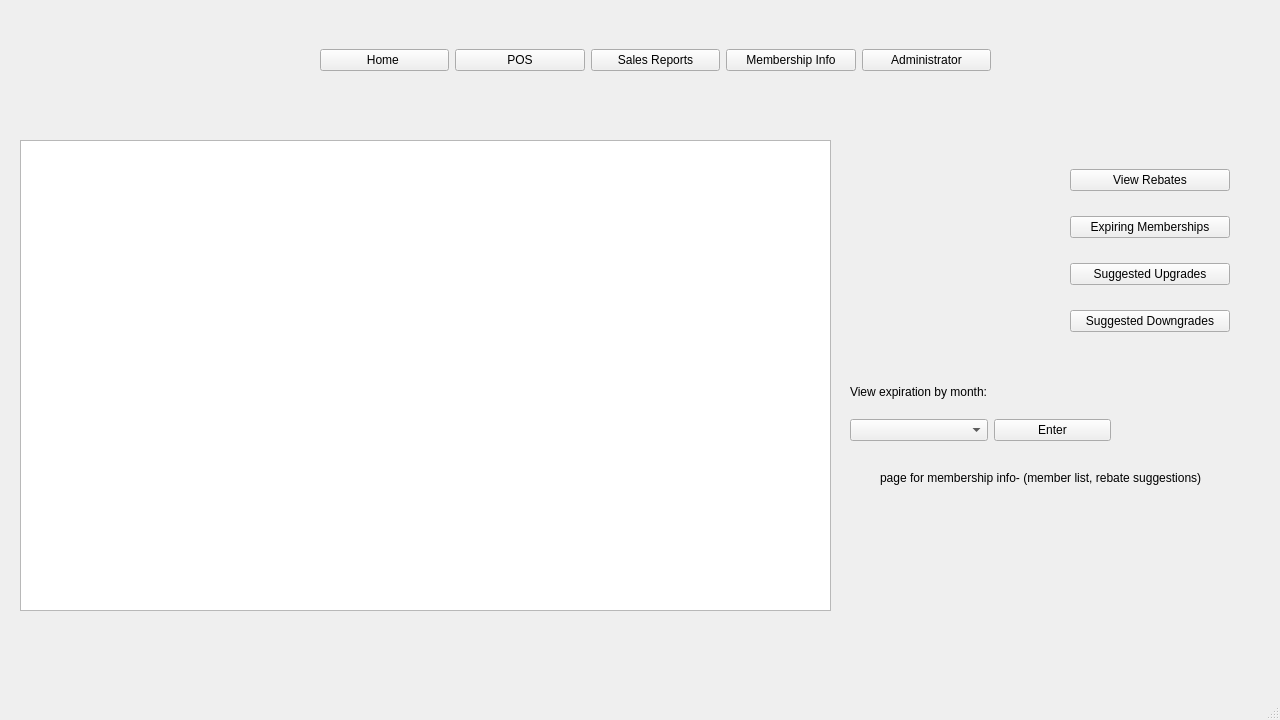
<?xml version="1.0" encoding="UTF-8"?>
<ui version="4.0">
 <class>MainWindow</class>
 <widget class="QMainWindow" name="MainWindow">
  <property name="windowModality">
   <enum>Qt::NonModal</enum>
  </property>
  <property name="geometry">
   <rect>
    <x>0</x>
    <y>0</y>
    <width>1280</width>
    <height>720</height>
   </rect>
  </property>
  <property name="windowTitle">
   <string>MainWindow</string>
  </property>
  <widget class="QWidget" name="centralwidget">
   <widget class="QStackedWidget" name="stackedWidget_main">
    <property name="geometry">
     <rect>
      <x>0</x>
      <y>120</y>
      <width>1280</width>
      <height>600</height>
     </rect>
    </property>
    <property name="font">
     <font>
      <family>MS Shell Dlg 2</family>
     </font>
    </property>
    <property name="currentIndex">
     <number>3</number>
    </property>
    <widget class="QWidget" name="page_home">
     <widget class="QLabel" name="label_homepage">
      <property name="geometry">
       <rect>
        <x>370</x>
        <y>40</y>
        <width>531</width>
        <height>81</height>
       </rect>
      </property>
      <property name="text">
       <string>Home Page. empty for now- we could put the login here, extra information, or remove it if we don't need it</string>
      </property>
     </widget>
     <widget class="QWidget" name="gridLayoutWidget_4">
      <property name="geometry">
       <rect>
        <x>550</x>
        <y>230</y>
        <width>160</width>
        <height>98</height>
       </rect>
      </property>
      <layout class="QGridLayout" name="gridLayout">
       <item row="1" column="0">
        <widget class="QPushButton" name="pushButton_managerpermissions">
         <property name="text">
          <string>manager</string>
         </property>
        </widget>
       </item>
       <item row="0" column="0">
        <widget class="QPushButton" name="pushButton_employeepermissions">
         <property name="text">
          <string>employee</string>
         </property>
        </widget>
       </item>
       <item row="2" column="0">
        <widget class="QPushButton" name="pushButton_adminpermissions">
         <property name="text">
          <string>admin</string>
         </property>
        </widget>
       </item>
      </layout>
     </widget>
    </widget>
    <widget class="QWidget" name="page_pos">
     <widget class="QWidget" name="gridLayoutWidget_8">
      <property name="geometry">
       <rect>
        <x>390</x>
        <y>110</y>
        <width>511</width>
        <height>71</height>
       </rect>
      </property>
      <layout class="QGridLayout" name="gridLayout_pos">
       <item row="0" column="1">
        <widget class="QLabel" name="label_pos_qty">
         <property name="text">
          <string>Quantity</string>
         </property>
        </widget>
       </item>
       <item row="0" column="0">
        <widget class="QLabel" name="label_pos_itemlist">
         <property name="text">
          <string>Item</string>
         </property>
        </widget>
       </item>
       <item row="1" column="0">
        <widget class="QComboBox" name="comboBox_pos_itemlist"/>
       </item>
       <item row="1" column="1">
        <widget class="QComboBox" name="comboBox_pos_qty"/>
       </item>
       <item row="1" column="3">
        <widget class="QPushButton" name="pushButton_pos_purchase">
         <property name="text">
          <string>Purchase</string>
         </property>
        </widget>
       </item>
       <item row="1" column="2">
        <widget class="QLabel" name="label_pos_price">
         <property name="text">
          <string>blank for now</string>
         </property>
        </widget>
       </item>
       <item row="0" column="2">
        <widget class="QLabel" name="label_pos_pricelabel">
         <property name="text">
          <string>Price</string>
         </property>
        </widget>
       </item>
      </layout>
     </widget>
     <widget class="QLabel" name="label_pos_receipt">
      <property name="geometry">
       <rect>
        <x>540</x>
        <y>230</y>
        <width>331</width>
        <height>111</height>
       </rect>
      </property>
      <property name="text">
       <string>receipt goes here </string>
      </property>
     </widget>
    </widget>
    <widget class="QWidget" name="page_sales">
     <widget class="QStackedWidget" name="stackedWidget_sales">
      <property name="geometry">
       <rect>
        <x>0</x>
        <y>0</y>
        <width>1000</width>
        <height>600</height>
       </rect>
      </property>
      <property name="currentIndex">
       <number>0</number>
      </property>
      <widget class="QWidget" name="page_sales_byday">
       <widget class="QTableView" name="tableView_sales_daily">
        <property name="geometry">
         <rect>
          <x>20</x>
          <y>30</y>
          <width>660</width>
          <height>460</height>
         </rect>
        </property>
       </widget>
       <widget class="QWidget" name="gridLayoutWidget_9">
        <property name="geometry">
         <rect>
          <x>700</x>
          <y>40</y>
          <width>167</width>
          <height>76</height>
         </rect>
        </property>
        <layout class="QGridLayout" name="gridLayout_sales_byday">
         <item row="2" column="1">
          <widget class="QComboBox" name="comboBox_sales_byday"/>
         </item>
         <item row="1" column="1">
          <widget class="QLabel" name="label_sales_byday">
           <property name="text">
            <string>View by day</string>
           </property>
          </widget>
         </item>
         <item row="2" column="2">
          <widget class="QPushButton" name="pushButton_sale_byday">
           <property name="text">
            <string>Enter</string>
           </property>
          </widget>
         </item>
        </layout>
       </widget>
      </widget>
      <widget class="QWidget" name="page_sales_sortmember">
       <widget class="QLabel" name="label_membersales">
        <property name="geometry">
         <rect>
          <x>640</x>
          <y>520</y>
          <width>161</width>
          <height>16</height>
         </rect>
        </property>
        <property name="text">
         <string>page for sales sorted by member</string>
        </property>
       </widget>
       <widget class="QTableView" name="tableView_sales_sortmember">
        <property name="geometry">
         <rect>
          <x>20</x>
          <y>30</y>
          <width>660</width>
          <height>460</height>
         </rect>
        </property>
       </widget>
      </widget>
      <widget class="QWidget" name="page_sales_sortitem">
       <widget class="QLabel" name="label_inventorysales">
        <property name="geometry">
         <rect>
          <x>170</x>
          <y>510</y>
          <width>161</width>
          <height>16</height>
         </rect>
        </property>
        <property name="text">
         <string>page for sales sorted by item</string>
        </property>
       </widget>
       <widget class="QTableView" name="tableView_sales_sortitem">
        <property name="geometry">
         <rect>
          <x>20</x>
          <y>30</y>
          <width>660</width>
          <height>460</height>
         </rect>
        </property>
       </widget>
      </widget>
      <widget class="QWidget" name="page_sales_searchmember">
       <widget class="QTableView" name="tableView_sales_searchmember">
        <property name="geometry">
         <rect>
          <x>20</x>
          <y>30</y>
          <width>660</width>
          <height>460</height>
         </rect>
        </property>
       </widget>
       <widget class="QWidget" name="gridLayoutWidget_11">
        <property name="geometry">
         <rect>
          <x>690</x>
          <y>30</y>
          <width>241</width>
          <height>80</height>
         </rect>
        </property>
        <layout class="QGridLayout" name="gridLayout_sales_searchmember">
         <item row="0" column="0">
          <widget class="QLabel" name="label_sales_searchmember">
           <property name="text">
            <string>Search member:</string>
           </property>
          </widget>
         </item>
         <item row="0" column="1">
          <widget class="QLineEdit" name="lineEdit_sales_searchmember"/>
         </item>
         <item row="1" column="0">
          <widget class="QPushButton" name="pushButton_sales_searchmemberconfirm">
           <property name="text">
            <string>Search</string>
           </property>
          </widget>
         </item>
        </layout>
       </widget>
      </widget>
      <widget class="QWidget" name="page_sales_searchitem">
       <widget class="QTableView" name="tableView_sales_searchitem">
        <property name="geometry">
         <rect>
          <x>20</x>
          <y>30</y>
          <width>660</width>
          <height>460</height>
         </rect>
        </property>
       </widget>
       <widget class="QWidget" name="gridLayoutWidget_10">
        <property name="geometry">
         <rect>
          <x>690</x>
          <y>30</y>
          <width>241</width>
          <height>80</height>
         </rect>
        </property>
        <layout class="QGridLayout" name="gridLayout_sales_searchitem">
         <item row="0" column="0">
          <widget class="QLabel" name="label_sales_searchitem">
           <property name="text">
            <string>Search item:</string>
           </property>
          </widget>
         </item>
         <item row="0" column="1">
          <widget class="QLineEdit" name="lineEdit_sales_searchitem"/>
         </item>
         <item row="1" column="0">
          <widget class="QPushButton" name="pushButton_sales_searchitemconfirm">
           <property name="text">
            <string>Search</string>
           </property>
          </widget>
         </item>
        </layout>
       </widget>
      </widget>
     </widget>
     <widget class="QWidget" name="gridLayoutWidget">
      <property name="geometry">
       <rect>
        <x>1070</x>
        <y>30</y>
        <width>160</width>
        <height>291</height>
       </rect>
      </property>
      <layout class="QGridLayout" name="gridLayout_sales">
       <item row="1" column="0">
        <widget class="QPushButton" name="pushButton_sales_sortmember">
         <property name="text">
          <string>Sort by Member</string>
         </property>
        </widget>
       </item>
       <item row="0" column="0">
        <widget class="QPushButton" name="pushButton_sales_daily">
         <property name="text">
          <string>Daily Sales</string>
         </property>
        </widget>
       </item>
       <item row="2" column="0">
        <widget class="QPushButton" name="pushButton_sales_sortitem">
         <property name="text">
          <string>Sort by Item</string>
         </property>
        </widget>
       </item>
       <item row="3" column="0">
        <widget class="QPushButton" name="pushButton_sales_searchmember">
         <property name="text">
          <string>Search by Member</string>
         </property>
        </widget>
       </item>
       <item row="4" column="0">
        <widget class="QPushButton" name="pushButton_sales_searchitem">
         <property name="text">
          <string>Search by Item</string>
         </property>
        </widget>
       </item>
      </layout>
     </widget>
    </widget>
    <widget class="QWidget" name="page_membership">
     <widget class="QLabel" name="label_membership">
      <property name="geometry">
       <rect>
        <x>880</x>
        <y>350</y>
        <width>321</width>
        <height>16</height>
       </rect>
      </property>
      <property name="text">
       <string>page for membership info- (member list, rebate suggestions)</string>
      </property>
     </widget>
     <widget class="QTableView" name="tableView_membership">
      <property name="geometry">
       <rect>
        <x>20</x>
        <y>20</y>
        <width>811</width>
        <height>471</height>
       </rect>
      </property>
     </widget>
     <widget class="QWidget" name="gridLayoutWidget_7">
      <property name="geometry">
       <rect>
        <x>1070</x>
        <y>30</y>
        <width>160</width>
        <height>201</height>
       </rect>
      </property>
      <layout class="QGridLayout" name="gridLayout_membership">
       <item row="1" column="0">
        <widget class="QPushButton" name="pushButton_membership_expiration">
         <property name="text">
          <string>Expiring Memberships</string>
         </property>
        </widget>
       </item>
       <item row="2" column="0">
        <widget class="QPushButton" name="pushButton_membership_upgrades">
         <property name="text">
          <string>Suggested Upgrades</string>
         </property>
        </widget>
       </item>
       <item row="0" column="0">
        <widget class="QPushButton" name="pushButton_membership_rebates">
         <property name="text">
          <string>View Rebates</string>
         </property>
        </widget>
       </item>
       <item row="3" column="0">
        <widget class="QPushButton" name="pushButton_membership_downgrades">
         <property name="text">
          <string>Suggested Downgrades</string>
         </property>
        </widget>
       </item>
      </layout>
     </widget>
     <widget class="QWidget" name="gridWidget_membership_expire" native="true">
      <property name="geometry">
       <rect>
        <x>850</x>
        <y>250</y>
        <width>261</width>
        <height>71</height>
       </rect>
      </property>
      <layout class="QGridLayout" name="gridLayout_membership_expire">
       <item row="2" column="1">
        <widget class="QComboBox" name="comboBox_membership_expire"/>
       </item>
       <item row="1" column="1">
        <widget class="QLabel" name="label_sales_membership_expire">
         <property name="text">
          <string>View expiration by month:</string>
         </property>
        </widget>
       </item>
       <item row="2" column="2">
        <widget class="QPushButton" name="pushButton_membership_expire">
         <property name="text">
          <string>Enter</string>
         </property>
        </widget>
       </item>
      </layout>
     </widget>
    </widget>
    <widget class="QWidget" name="page_admin">
     <widget class="QStackedWidget" name="stackedWidget_admin">
      <property name="geometry">
       <rect>
        <x>0</x>
        <y>0</y>
        <width>1100</width>
        <height>600</height>
       </rect>
      </property>
      <property name="currentIndex">
       <number>1</number>
      </property>
      <widget class="QWidget" name="page_admin_member">
       <widget class="QTableView" name="tableView_admin_members">
        <property name="geometry">
         <rect>
          <x>20</x>
          <y>30</y>
          <width>591</width>
          <height>471</height>
         </rect>
        </property>
       </widget>
       <widget class="QWidget" name="gridLayoutWidget_5">
        <property name="geometry">
         <rect>
          <x>630</x>
          <y>30</y>
          <width>121</width>
          <height>98</height>
         </rect>
        </property>
        <layout class="QGridLayout" name="gridLayout_admin_memberpushButtons">
         <item row="0" column="0">
          <widget class="QPushButton" name="pushButton_admin_addmember">
           <property name="text">
            <string>Add Member</string>
           </property>
          </widget>
         </item>
         <item row="1" column="0">
          <widget class="QPushButton" name="pushButton_admin_editmember">
           <property name="text">
            <string>Edit Member</string>
           </property>
          </widget>
         </item>
         <item row="2" column="0">
          <widget class="QPushButton" name="pushButton_admin_deletemember">
           <property name="text">
            <string>Delete Member</string>
           </property>
          </widget>
         </item>
        </layout>
       </widget>
       <widget class="QWidget" name="gridWidget_admin_memberdatafields" native="true">
        <property name="geometry">
         <rect>
          <x>620</x>
          <y>240</y>
          <width>430</width>
          <height>260</height>
         </rect>
        </property>
        <layout class="QGridLayout" name="gridLayout_admin_datafields">
         <item row="1" column="0">
          <widget class="QLabel" name="label_admin_membersubmission_name">
           <property name="text">
            <string>Name:</string>
           </property>
          </widget>
         </item>
         <item row="0" column="0">
          <widget class="QLabel" name="label_admin_membersubmission_id">
           <property name="text">
            <string>Member ID:</string>
           </property>
          </widget>
         </item>
         <item row="2" column="0">
          <widget class="QLabel" name="label_admin_membersubmission_executive">
           <property name="text">
            <string>Executive Status:</string>
           </property>
          </widget>
         </item>
         <item row="2" column="1">
          <widget class="QLineEdit" name="lineEdit_admin_membersubmission_executive"/>
         </item>
         <item row="3" column="0">
          <widget class="QLabel" name="label_admin_membersubmission_date">
           <property name="text">
            <string>Date:</string>
           </property>
          </widget>
         </item>
         <item row="4" column="0" colspan="2">
          <widget class="QPushButton" name="pushButton_admin_membersubmission_submit">
           <property name="text">
            <string>submit</string>
           </property>
          </widget>
         </item>
         <item row="3" column="1">
          <widget class="QLineEdit" name="lineEdit_admin_membersubmission_date"/>
         </item>
         <item row="0" column="1">
          <widget class="QLineEdit" name="lineEdit_admin_membersubmission_id"/>
         </item>
         <item row="1" column="1">
          <widget class="QLineEdit" name="lineEdit_admin_membersubmission_name"/>
         </item>
         <item row="4" column="2">
          <widget class="QPushButton" name="pushButton_admin_membersubmission_cancel">
           <property name="text">
            <string>cancel</string>
           </property>
          </widget>
         </item>
        </layout>
       </widget>
       <widget class="QWidget" name="gridWidget_admin_confirmdeletemember" native="true">
        <property name="geometry">
         <rect>
          <x>620</x>
          <y>150</y>
          <width>400</width>
          <height>80</height>
         </rect>
        </property>
        <layout class="QGridLayout" name="gridLayout_4">
         <item row="0" column="2">
          <widget class="QPushButton" name="pushButton_admin_canceldeletemember">
           <property name="text">
            <string>cancel</string>
           </property>
          </widget>
         </item>
         <item row="0" column="1">
          <widget class="QPushButton" name="pushButton_admin_confirmdeletemember">
           <property name="text">
            <string>confirm</string>
           </property>
          </widget>
         </item>
         <item row="0" column="0">
          <widget class="QLabel" name="label_admin_confirmdeletemember">
           <property name="text">
            <string>set text &quot;delete MEMBER NAME ?&quot;</string>
           </property>
          </widget>
         </item>
        </layout>
       </widget>
       <widget class="QLabel" name="label_doubleclick">
        <property name="geometry">
         <rect>
          <x>30</x>
          <y>520</y>
          <width>581</width>
          <height>16</height>
         </rect>
        </property>
        <property name="text">
         <string>confirm delete button should be enabled when you double click an item but i can't test until the list is populated</string>
        </property>
       </widget>
      </widget>
      <widget class="QWidget" name="page_admin_inventory">
       <widget class="QTableView" name="tableView_admin_inventory">
        <property name="geometry">
         <rect>
          <x>20</x>
          <y>30</y>
          <width>591</width>
          <height>471</height>
         </rect>
        </property>
       </widget>
       <widget class="QWidget" name="gridWidget_admin_itemdatafields" native="true">
        <property name="geometry">
         <rect>
          <x>620</x>
          <y>240</y>
          <width>430</width>
          <height>260</height>
         </rect>
        </property>
        <layout class="QGridLayout" name="gridLayout_admin_datafields_6">
         <item row="1" column="1">
          <widget class="QLineEdit" name="lineEdit_admin_itemsubmission_name"/>
         </item>
         <item row="2" column="0">
          <widget class="QLabel" name="label_admin_itemsubmission_price">
           <property name="text">
            <string>Price:</string>
           </property>
          </widget>
         </item>
         <item row="2" column="1">
          <widget class="QLineEdit" name="lineEdit_admin_itemsubmission_price"/>
         </item>
         <item row="0" column="1">
          <widget class="QLineEdit" name="lineEdit_admin_itemsubmission_id"/>
         </item>
         <item row="3" column="0" colspan="2">
          <widget class="QPushButton" name="pushButton_admin_itemsubmission_submit">
           <property name="text">
            <string>submit</string>
           </property>
          </widget>
         </item>
         <item row="0" column="0">
          <widget class="QLabel" name="label_admin_itemsubmission_id">
           <property name="text">
            <string>Product ID:</string>
           </property>
          </widget>
         </item>
         <item row="1" column="0">
          <widget class="QLabel" name="label_admin_itemsubmission_name">
           <property name="text">
            <string>Product Name:</string>
           </property>
          </widget>
         </item>
         <item row="3" column="2">
          <widget class="QPushButton" name="pushButton_admin_itemsubmission_cancel">
           <property name="text">
            <string>cancel</string>
           </property>
          </widget>
         </item>
        </layout>
       </widget>
       <widget class="QWidget" name="gridLayoutWidget_6">
        <property name="geometry">
         <rect>
          <x>630</x>
          <y>30</y>
          <width>121</width>
          <height>98</height>
         </rect>
        </property>
        <layout class="QGridLayout" name="gridLayout_admin_inventorypushButtons">
         <item row="0" column="0">
          <widget class="QPushButton" name="pushButton_admin_additem">
           <property name="text">
            <string>Add Item</string>
           </property>
          </widget>
         </item>
         <item row="2" column="0">
          <widget class="QPushButton" name="pushButton_admin_deleteitem">
           <property name="text">
            <string>Delete Item</string>
           </property>
          </widget>
         </item>
         <item row="1" column="0">
          <widget class="QPushButton" name="pushButton_admin_edititem">
           <property name="text">
            <string>Edit Item</string>
           </property>
          </widget>
         </item>
        </layout>
       </widget>
       <widget class="QWidget" name="gridWidget_admin_confirmdeleteitem" native="true">
        <property name="geometry">
         <rect>
          <x>620</x>
          <y>150</y>
          <width>400</width>
          <height>80</height>
         </rect>
        </property>
        <layout class="QGridLayout" name="gridLayout_3">
         <item row="0" column="1">
          <widget class="QPushButton" name="pushButton_admin_confirmdeleteitem">
           <property name="text">
            <string>confirm</string>
           </property>
          </widget>
         </item>
         <item row="0" column="2">
          <widget class="QPushButton" name="pushButton_admin_canceldeleteitem">
           <property name="text">
            <string>cancel</string>
           </property>
          </widget>
         </item>
         <item row="0" column="0">
          <widget class="QLabel" name="label_admin_confirmdeleteitem">
           <property name="text">
            <string>set text &quot;delete PRODUCT NAME ?&quot;</string>
           </property>
          </widget>
         </item>
        </layout>
       </widget>
       <widget class="QLabel" name="label_doubleclick_2">
        <property name="geometry">
         <rect>
          <x>130</x>
          <y>520</y>
          <width>581</width>
          <height>16</height>
         </rect>
        </property>
        <property name="text">
         <string>confirm delete button should be enabled when you double click an item but i can't test until the list is populated</string>
        </property>
       </widget>
      </widget>
     </widget>
     <widget class="QWidget" name="gridLayoutWidget_2">
      <property name="geometry">
       <rect>
        <x>1140</x>
        <y>30</y>
        <width>121</width>
        <height>191</height>
       </rect>
      </property>
      <layout class="QGridLayout" name="gridLayout_admin">
       <item row="0" column="0">
        <widget class="QPushButton" name="pushButton_admin_member">
         <property name="text">
          <string>Manage Members</string>
         </property>
        </widget>
       </item>
       <item row="1" column="0">
        <widget class="QPushButton" name="pushButton_admin_inventory">
         <property name="text">
          <string>Manage Inventory</string>
         </property>
        </widget>
       </item>
      </layout>
     </widget>
    </widget>
   </widget>
   <widget class="QWidget" name="gridLayoutWidget_3">
    <property name="geometry">
     <rect>
      <x>320</x>
      <y>20</y>
      <width>671</width>
      <height>80</height>
     </rect>
    </property>
    <layout class="QGridLayout" name="gridLayout_main">
     <item row="0" column="0">
      <widget class="QPushButton" name="pushButton_home">
       <property name="text">
        <string>Home </string>
       </property>
      </widget>
     </item>
     <item row="0" column="5">
      <widget class="QPushButton" name="pushButton_members">
       <property name="text">
        <string>Membership Info</string>
       </property>
      </widget>
     </item>
     <item row="0" column="6">
      <widget class="QPushButton" name="pushButton_admin">
       <property name="text">
        <string>Administrator</string>
       </property>
      </widget>
     </item>
     <item row="0" column="1">
      <widget class="QPushButton" name="pushButton_POS">
       <property name="text">
        <string>POS</string>
       </property>
      </widget>
     </item>
     <item row="0" column="4">
      <widget class="QPushButton" name="pushButton_sales">
       <property name="text">
        <string>Sales Reports</string>
       </property>
      </widget>
     </item>
    </layout>
   </widget>
  </widget>
  <widget class="QMenuBar" name="menubar">
   <property name="geometry">
    <rect>
     <x>0</x>
     <y>0</y>
     <width>1280</width>
     <height>26</height>
    </rect>
   </property>
  </widget>
  <widget class="QStatusBar" name="statusbar"/>
 </widget>
 <resources/>
 <connections/>
</ui>
